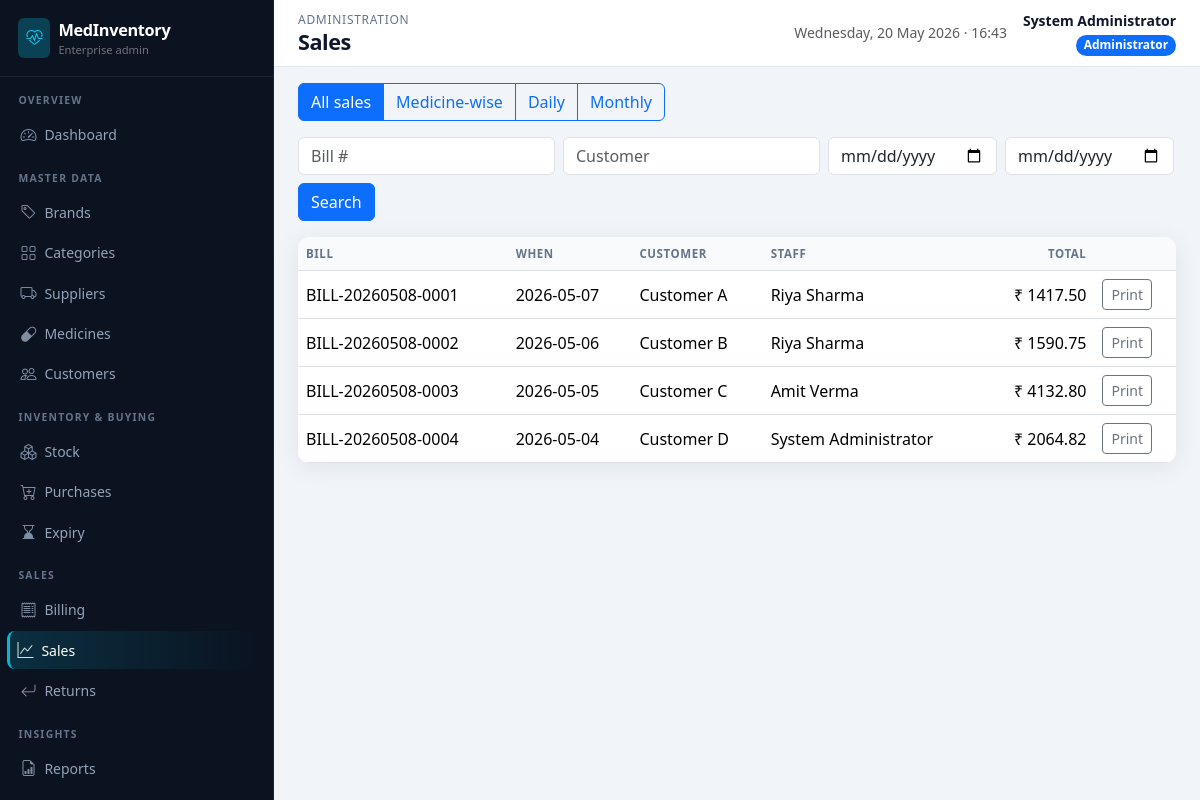
Page /admin/sales (signed in) on the committed database.
### app/models.py (models this page shows, shortened)
class User(UserMixin, db.Model):
    __tablename__ = "users"
    id = db.Column(db.Integer, primary_key=True)
    username = db.Column(db.String(80), unique=True, nullable=False, index=True)
    password_hash = db.Column(db.String(256), nullable=False)
    full_name = db.Column(db.String(120), nullable=False)
    email = db.Column(db.String(120))
    phone = db.Column(db.String(32))
    role = db.Column(db.String(20), nullable=False, default="staff")  # admin | staff
    is_active = db.Column(db.Boolean, default=True)
    created_at = db.Column(db.DateTime, default=datetime.utcnow)
    bills = db.relationship("Bill", backref="staff", lazy="dynamic")
    returns = db.relationship("MedicineReturn", backref="staff", lazy="dynamic")

class Bill(db.Model):
    __tablename__ = "bills"
    id = db.Column(db.Integer, primary_key=True)
    bill_number = db.Column(db.String(40), unique=True, nullable=False, index=True)
    customer_id = db.Column(db.Integer, db.ForeignKey("customers.id"), nullable=False)
    staff_id = db.Column(db.Integer, db.ForeignKey("users.id"), nullable=False)
    created_at = db.Column(db.DateTime, default=datetime.utcnow, index=True)
    discount_percent = db.Column(db.Numeric(5, 2), default=Decimal("0"))
    tax_percent = db.Column(db.Numeric(5, 2), default=Decimal("0"))
    subtotal = db.Column(db.Numeric(14, 2), default=Decimal("0"))
    discount_amount = db.Column(db.Numeric(14, 2), default=Decimal("0"))
    tax_amount = db.Column(db.Numeric(14, 2), default=Decimal("0"))
    grand_total = db.Column(db.Numeric(14, 2), default=Decimal("0"))
    notes = db.Column(db.Text)
    items = db.relationship("BillItem", backref="bill", lazy="dynamic", cascade="all, delete-orphan")
    returns = db.relationship("MedicineReturn", backref="bill", lazy="dynamic")

class Customer(db.Model):
    __tablename__ = "customers"
    id = db.Column(db.Integer, primary_key=True)
    name = db.Column(db.String(120), nullable=False, index=True)
    contact_number = db.Column(db.String(32))
    email = db.Column(db.String(120))
    address = db.Column(db.Text)
    created_at = db.Column(db.DateTime, default=datetime.utcnow)
    bills = db.relationship("Bill", backref="customer", lazy="dynamic")

### app/admin_routes.py (the view)
@admin_bp.route("/sales")
@login_required
@admin_required
def sales():
    bill_q = (request.args.get("bill") or "").strip()
    cust_q = (request.args.get("customer") or "").strip()
    date_from = request.args.get("date_from")
    date_to = request.args.get("date_to")
    qry = Bill.query
    if bill_q:
        qry = qry.filter(Bill.bill_number.ilike(f"%{bill_q}%"))
    if cust_q:
        qry = qry.join(Customer).filter(Customer.name.ilike(f"%{cust_q}%"))
    if date_from:
        qry = qry.filter(Bill.created_at >= datetime.strptime(date_from, "%Y-%m-%d"))
    if date_to:
        end_d = datetime.strptime(date_to, "%Y-%m-%d").date() + timedelta(days=1)
        qry = qry.filter(Bill.created_at < datetime.combine(end_d, datetime.min.time()))
    bills = qry.order_by(Bill.created_at.desc()).limit(500).all()
    return render_template(
        "admin/sales.html",
        bills=bills,
        bill_q=bill_q,
        cust_q=cust_q,
        date_from=date_from,
        date_to=date_to,
        mode="list",
    )

### app/utils.py (called while the page is built)
def admin_required(view):
    @wraps(view)
    def wrapped(*args, **kwargs):
        if not current_user.is_authenticated:
            flash("Please log in to continue.", "warning")
            return redirect(url_for("main.login", next=request.url))
        if current_user.role != "admin":
            flash("You do not have permission to access that page.", "danger")
            return redirect(url_for("staff.dashboard"))
        return view(*args, **kwargs)
    return wrapped

### app/templates/admin/sales.html
{% extends "admin/layout.html" %}
{% block page_title %}Sales{% endblock %}
{% block content %}
<div class="btn-group mb-3 flex-wrap">
  <a class="btn btn-outline-primary active" href="{{ url_for('admin.sales') }}">All sales</a>
  <a class="btn btn-outline-primary" href="{{ url_for('admin.sales_medicine_wise') }}">Medicine-wise</a>
  <a class="btn btn-outline-primary" href="{{ url_for('admin.sales_daily') }}">Daily</a>
  <a class="btn btn-outline-primary" href="{{ url_for('admin.sales_monthly') }}">Monthly</a>
</div>
<form class="row g-2 mb-3" method="get">
  <div class="col-auto"><input class="form-control" name="bill" value="{{ bill_q }}" placeholder="Bill #"></div>
  <div class="col-auto"><input class="form-control" name="customer" value="{{ cust_q }}" placeholder="Customer"></div>
  <div class="col-auto"><input type="date" class="form-control" name="date_from" value="{{ date_from or '' }}"></div>
  <div class="col-auto"><input type="date" class="form-control" name="date_to" value="{{ date_to or '' }}"></div>
  <div class="col-auto"><button class="btn btn-primary" type="submit">Search</button></div>
</form>
<div class="card card-soft table-responsive">
  <table class="table table-hover mb-0">
    <thead><tr><th>Bill</th><th>When</th><th>Customer</th><th>Staff</th><th class="text-end">Total</th><th></th></tr></thead>
    <tbody>
      {% for b in bills %}
      <tr>
        <td>{{ b.bill_number }}</td>
        <td>{{ b.created_at.strftime('%Y-%m-%d') }}</td>
        <td>{{ b.customer.name }}</td>
        <td>{{ b.staff.full_name }}</td>
        <td class="text-end">₹ {{ '%.2f'|format(b.grand_total|float) }}</td>
        <td><a class="btn btn-sm btn-outline-secondary" href="{{ url_for('admin.bill_print', bid=b.id) }}">Print</a></td>
      </tr>
      {% else %}
      <tr><td colspan="6" class="text-muted">No sales match.</td></tr>
      {% endfor %}
    </tbody>
  </table>
</div>
{% endblock %}

### app/templates/admin/layout.html (shortened to what this page needs)
{% extends "base.html" %}
{% block body %}
<div class="admin-shell d-flex">
  <aside class="sidebar-admin no-print d-none d-lg-block">
    <div class="brand-block">
      <div class="d-flex align-items-center gap-2 text-white">
        <span class="rounded-2 bg-info bg-opacity-25 d-flex p-2"><i class="bi bi-heart-pulse text-info"></i></span>
        <div>
          <div class="product-name fw-bold">MedInventory</div>
          <div class="small text-secondary" style="font-size:0.7rem;">Enterprise admin</div>
        </div>
      </div>
    </div>
    <nav class="nav flex-column pb-4">
      <div class="nav-section-label">Overview</div>
      <a class="nav-link {% if request.endpoint == 'admin.dashboard' %}active{% endif %}" href="{{ url_for('admin.dashboard') }}"><i class="bi bi-speedometer2"></i> Dashboard</a>
      <div class="nav-section-label">Master data</div>
      <a class="nav-link {% if request.endpoint in ['admin.brands','admin.brand_detail','admin.brand_new','admin.brand_edit'] %}active{% endif %}" href="{{ url_for('admin.brands') }}"><i class="bi bi-tag"></i> Brands</a>
      <a class="nav-link " href="{{ url_for('admin.categories') }}"><i class="bi bi-grid"></i> Categories</a>
      <a class="nav-link {% if request.endpoint in ['admin.suppliers','admin.supplier_detail','admin.supplier_new','admin.supplier_edit'] %}active{% endif %}" href="{{ url_for('admin.suppliers') }}"><i class="bi bi-truck"></i> Suppliers</a>
      <a class="nav-link " href="{{ url_for('admin.medicines') }}"><i class="bi bi-capsule"></i> Medicines</a>
      <a class="nav-link " href="{{ url_for('admin.customers') }}"><i class="bi bi-people"></i> Customers</a>
      <div class="nav-section-label">Inventory &amp; buying</div>
      <a class="nav-link {% if 'stock' in (request.endpoint or '') %}active{% endif %}" href="{{ url_for('admin.stock_index') }}"><i class="bi bi-boxes"></i> Stock</a>
      <a class="nav-link " href="{{ url_for('admin.purchases') }}"><i class="bi bi-cart-plus"></i> Purchases</a>
      <a class="nav-link {% if request.endpoint == 'admin.expiry_index' %}active{% endif %}" href="{{ url_for('admin.expiry_index') }}"><i class="bi bi-hourglass-bottom"></i> Expiry</a>
      <div class="nav-section-label">Sales</div>
      <a class="nav-link {% if 'billing' in (request.endpoint or '') %}active{% endif %}" href="{{ url_for('admin.billing_list') }}"><i class="bi bi-receipt"></i> Billing</a>
      <a class="nav-link {% if request.endpoint in ['admin.sales','admin.sales_medicine_wise','admin.sales_daily','admin.sales_monthly'] %}active{% endif %}" href="{{ url_for('admin.sales') }}"><i class="bi bi-graph-up"></i> Sales</a>
      <a class="nav-link {% if 'returns' in (request.endpoint or '') %}active{% endif %}" href="{{ url_for('admin.returns_list') }}"><i class="bi bi-arrow-return-left"></i> Returns</a>
      <div class="nav-section-label">Insights</div>
      <a class="nav-link" href="{{ url_for('admin.reports', name='stock') }}"><i class="bi bi-file-earmark-bar-graph"></i> Reports</a>
      <a class="nav-link {% if request.endpoint == 'admin.analytics' %}active{% endif %}" href="{{ url_for('admin.analytics') }}"> Analytics</a>
    </nav>
  </aside>
  <div class="main-with-sidebar flex-grow-1">
    <header class="topbar d-flex flex-wrap justify-content-between align-items-center gap-2 no-print">
      <div class="d-flex align-items-center gap-2">
        <div>
          <div class="admin-breadcrumb">{% block breadcrumb %}Administration{% endblock %}</div>
          <h1 class="admin-page-title mb-0">{% block page_title %}Console{% endblock %}</h1>
        </div>
      </div>
      <div class="d-flex align-items-center gap-3 text-end">
        <div class="d-none d-md-block small text-muted">{{ moment or '' }}</div>
        <div>
          <div class="fw-semibold small">{{ current_user.full_name }}</div>
          <span class="badge text-bg-primary rounded-pill">Administrator</span>
        </div>
      </div>
    </header>
    <main class="p-4 pt-3">
      {% block content %}{% endblock %}
    </main>
  </div>
</div>
{% endblock %}

### app/static/css/app.css (style rules this page uses)
:root { --mi-primary: #0d6efd; --mi-sidebar: #0b1220; --mi-sidebar-border: rgba(148, 163, 184, 0.12); --mi-sidebar-hover: #151f32; --mi-accent: #06b6d4; --mi-card-shadow: 0 4px 24px rgba(15, 23, 42, 0.08); --mi-topbar-h: 64px; }
body { font-family: "Segoe UI", system-ui, -apple-system, Roboto, "Helvetica Neue", sans-serif; background: #f1f5f9; color: #0f172a; }
.card-soft { border: none; box-shadow: var(--mi-card-shadow); border-radius: 12px; background: #fff; }
.sidebar-admin { min-height: 100vh; background: var(--mi-sidebar); color: #e2e8f0; width: 274px; position: fixed; left: 0; top: 0; z-index: 1040; padding: 0; overflow-y: auto; border-right: 1px solid var(--mi-sidebar-border); }
.sidebar-admin .brand-block { padding: 1.1rem 1.15rem; border-bottom: 1px solid var(--mi-sidebar-border); }
.sidebar-admin .brand-block .product-name { font-size: 1.02rem; letter-spacing: -0.02em; }
.sidebar-admin .nav-section-label { font-size: 0.65rem; text-transform: uppercase; letter-spacing: 0.12em; color: #64748b; padding: 1rem 1.15rem 0.35rem; font-weight: 600; }
.sidebar-admin a.nav-link { color: #94a3b8; border-radius: 8px; margin: 1px 10px; padding: 0.45rem 0.65rem; font-size: 0.875rem; display: flex; align-items: center; gap: 0.5rem; }
.sidebar-admin a.nav-link i { font-size: 1rem; opacity: 0.85; }
.sidebar-admin a.nav-link.active { background: linear-gradient(90deg, rgba(6, 182, 212, 0.18), transparent); color: #fff; border-left: 3px solid var(--mi-accent); margin-left: 7px; padding-left: calc(0.65rem - 3px); }
.main-with-sidebar { margin-left: 274px; min-height: 100vh; }
.admin-shell { min-height: 100vh; }
.topbar { background: #fff; border-bottom: 1px solid #e2e8f0; min-height: var(--mi-topbar-h); padding: 0.65rem 1.5rem; position: sticky; top: 0; z-index: 1020; }
.admin-page-title { font-size: 1.35rem; font-weight: 700; letter-spacing: -0.02em; color: #0f172a; }
.admin-breadcrumb { font-size: 0.75rem; color: #64748b; text-transform: uppercase; letter-spacing: 0.06em; }
.table thead th { font-size: 0.72rem; text-transform: uppercase; letter-spacing: 0.05em; color: #64748b; font-weight: 600; border-bottom-width: 1px; background: #f8fafc; white-space: nowrap; }
.table tbody td { vertical-align: middle; }

### rows in the picture
User: full_name "System Administrator"
Bill: bill_number "BILL-20260508-0001", created_at "2026-05-07", customer.name "Customer A", staff.full_name "Riya Sharma", grand_total "1417.50"
Bill: bill_number "BILL-20260508-0002", created_at "2026-05-06", customer.name "Customer B", staff.full_name "Riya Sharma", grand_total "1590.75"
Bill: bill_number "BILL-20260508-0003", created_at "2026-05-05", customer.name "Customer C", staff.full_name "Amit Verma", grand_total "4132.80"
Bill: bill_number "BILL-20260508-0004", created_at "2026-05-04", customer.name "Customer D", staff.full_name "System Administrator", grand_total "2064.82"
